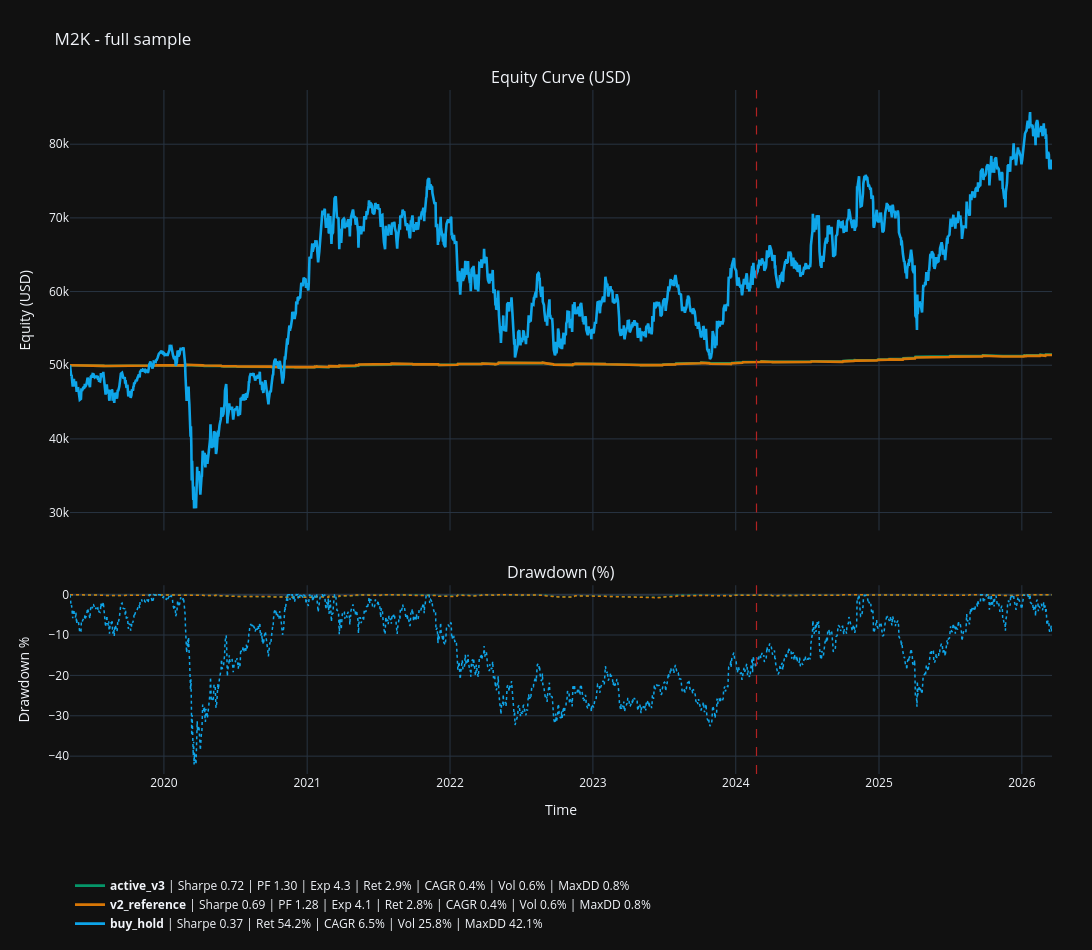
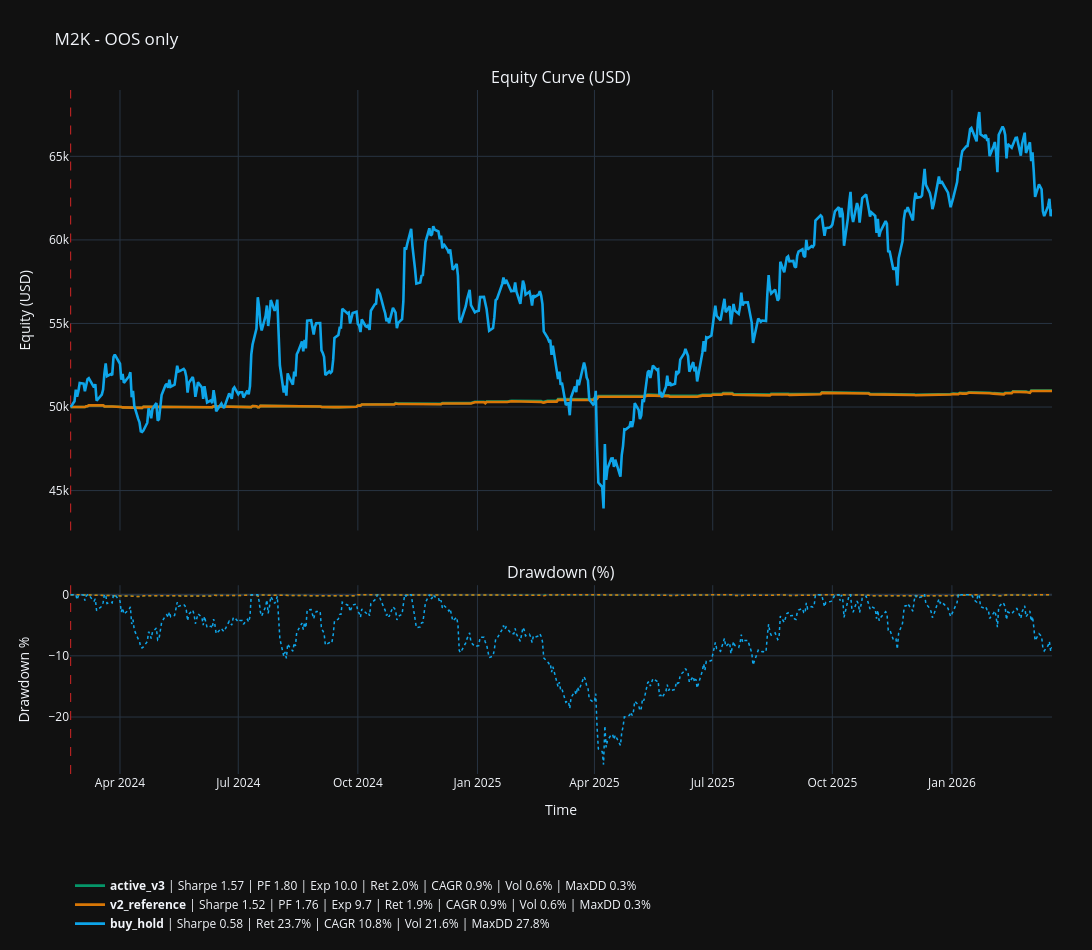

Notebook code for these charts, in order:
### Markdown cell above
## 4. Courbes, drawdown et benchmark

Lecture attendue:

- la courbe active doit rester lisible vs reference V2,
- l OOS only sert a verifier que le signal ne tient pas seulement par l IS,
- le benchmark buy & hold sert de repere de marche, pas de baseline metier.

### Code cell
full_traces = [
    {
        "name": "active_v3",
        "curve": active_bundle["curve_full"],
        "metrics_row": active_metrics.loc["overall"],
        "color": "#059669",
    },
    {
        "name": "v2_reference",
        "curve": v2_reference_bundle["curve_full"],
        "metrics_row": v2_reference_metrics.loc["overall"],
        "color": "#d97706",
    },
]
oos_traces = [
    {
        "name": "active_v3",
        "curve": active_bundle["curve_oos"],
        "metrics_row": active_metrics.loc["oos"],
        "color": "#059669",
    },
    {
        "name": "v2_reference",
        "curve": v2_reference_bundle["curve_oos"],
        "metrics_row": v2_reference_metrics.loc["oos"],
        "color": "#d97706",
    },
]


if COMPARE_TO_BUY_HOLD:
    full_traces.append(
        {
            "name": "buy_hold",
            "curve": active_bundle["benchmark_curve_full"],
            "metrics_row": None,
            "color": "#0ea5e9",
        }
    )
    oos_traces.append(
        {
            "name": "buy_hold",
            "curve": active_bundle["benchmark_curve_oos"],
            "metrics_row": None,
        "color": "#0ea5e9",
        }
    )

vline_x = None if oos_start_date is None else pd.to_datetime(oos_start_date).to_pydatetime()

def build_curve_figure_plotly(title: str, traces: list[dict]) -> None:
    fig = make_subplots(
        rows=2,
        cols=1,
        shared_xaxes=True,
        vertical_spacing=0.08,
        row_heights=[0.70, 0.30],
        subplot_titles=("Equity Curve (USD)", "Drawdown (%)"),
    )
    for trace in traces:
        fig.add_trace(
            go.Scatter(
                x=trace["curve"]["timestamp"],
                y=trace["curve"]["equity"],
                mode="lines",
                name=curve_stats_line(trace["name"], trace["curve"], trace["metrics_row"]),
                line=dict(width=2.6, color=trace["color"]),
            ),
            row=1,
            col=1,
        )
        fig.add_trace(
            go.Scatter(
                x=trace["curve"]["timestamp"],
                y=trace["curve"]["drawdown_pct"],
                mode="lines",
                name=f"DD {trace['name']}",
                showlegend=False,
                line=dict(width=1.5, color=trace["color"], dash="dot"),
            ),
            row=2,
            col=1,
        )
    if vline_x is not None:
        fig.add_vline(x=vline_x, line_dash="dash", line_color="firebrick", line_width=1.2, row=1, col=1)
        fig.add_vline(x=vline_x, line_dash="dash", line_color="firebrick", line_width=1.2, row=2, col=1)
    fig.update_layout(
        template="plotly_dark",
        width=1800,
        height=950,
        title=title,
        hovermode="x unified",
        legend=dict(orientation="h", yanchor="bottom", y=-0.24, xanchor="left", x=0.0),
        margin=dict(l=70, r=40, t=90, b=140),
    )
    fig.update_yaxes(title_text="Equity (USD)", row=1, col=1)
    fig.update_yaxes(title_text="Drawdown %", row=2, col=1)
    fig.update_xaxes(title_text="Time", row=2, col=1)
    fig.show()

build_curve_figure_plotly(f"{SYMBOL} - full sample", full_traces)
build_curve_figure_plotly(f"{SYMBOL} - OOS only", oos_traces)

display(Markdown(build_scope_readout_markdown(
    full_curve=active_bundle["curve_full"],
    oos_curve=active_bundle["curve_oos"],
    initial_capital=INITIAL_CAPITAL_USD,
    full_label="Active full-sample curve",
    oos_label="Active OOS-only curve",
)))

### Figure 1 — Plotly figure (JSON) as saved in the notebook; plotly's stock layout.template omitted (floating-point values rounded to 4 significant figures; data arrays with more than 128 entries replaced by an {"elided": "..."} marker saying what was removed)
{"data": [{"line": {"color": "#059669", "width": 2.6}, "mode": "lines", "name": "<b>active_v3</b> | Sharpe 0.72 | PF 1.30 | Exp 4.3 | Ret 2.9% | CAGR 0.4% | Vol 0.6% | MaxDD 0.8%", "type": "scatter", "x": {"elided": "1747 str values"}, "xaxis": "x", "y": {"elided": "1747 float values"}, "yaxis": "y"}, {"line": {"color": "#059669", "dash": "dot", "width": 1.5}, "mode": "lines", "name": "DD active_v3", "showlegend": false, "type": "scatter", "x": {"elided": "1747 str values"}, "xaxis": "x2", "y": {"elided": "1747 float values"}, "yaxis": "y2"}, {"line": {"color": "#d97706", "width": 2.6}, "mode": "lines", "name": "<b>v2_reference</b> | Sharpe 0.69 | PF 1.28 | Exp 4.1 | Ret 2.8% | CAGR 0.4% | Vol 0.6% | MaxDD 0.8%", "type": "scatter", "x": {"elided": "1747 str values"}, "xaxis": "x", "y": {"elided": "1747 float values"}, "yaxis": "y"}, {"line": {"color": "#d97706", "dash": "dot", "width": 1.5}, "mode": "lines", "name": "DD v2_reference", "showlegend": false, "type": "scatter", "x": {"elided": "1747 str values"}, "xaxis": "x2", "y": {"elided": "1747 float values"}, "yaxis": "y2"}, {"line": {"color": "#0ea5e9", "width": 2.6}, "mode": "lines", "name": "<b>buy_hold</b> | Sharpe 0.37 | Ret 54.2% | CAGR 6.5% | Vol 25.8% | MaxDD 42.1%", "type": "scatter", "x": {"elided": "1747 str values"}, "xaxis": "x", "y": {"elided": "1747 float values"}, "yaxis": "y"}, {"line": {"color": "#0ea5e9", "dash": "dot", "width": 1.5}, "mode": "lines", "name": "DD buy_hold", "showlegend": false, "type": "scatter", "x": {"elided": "1747 str values"}, "xaxis": "x2", "y": {"elided": "1747 float values"}, "yaxis": "y2"}], "layout": {"annotations": [{"font": {"size": 16}, "showarrow": false, "text": "Equity Curve (USD)", "x": 0.5, "xanchor": "center", "xref": "paper", "y": 1.0, "yanchor": "bottom", "yref": "paper"}, {"font": {"size": 16}, "showarrow": false, "text": "Drawdown (%)", "x": 0.5, "xanchor": "center", "xref": "paper", "y": 0.276, "yanchor": "bottom", "yref": "paper"}], "height": 950, "hovermode": "x unified", "legend": {"orientation": "h", "x": 0.0, "xanchor": "left", "y": -0.24, "yanchor": "bottom"}, "margin": {"b": 140, "l": 70, "r": 40, "t": 90}, "shapes": [{"line": {"color": "firebrick", "dash": "dash", "width": 1.2}, "type": "line", "x0": "2024-02-23T00:00:00", "x1": "2024-02-23T00:00:00", "xref": "x", "y0": 0, "y1": 1, "yref": "y domain"}, {"line": {"color": "firebrick", "dash": "dash", "width": 1.2}, "type": "line", "x0": "2024-02-23T00:00:00", "x1": "2024-02-23T00:00:00", "xref": "x2", "y0": 0, "y1": 1, "yref": "y2 domain"}], "title": {"text": "M2K - full sample"}, "width": 1800, "xaxis": {"anchor": "y", "domain": [0.0, 1.0], "matches": "x2", "showticklabels": false}, "xaxis2": {"anchor": "y2", "domain": [0.0, 1.0], "title": {"text": "Time"}}, "yaxis": {"anchor": "x", "domain": [0.356, 1.0], "title": {"text": "Equity (USD)"}}, "yaxis2": {"anchor": "x2", "domain": [0.0, 0.276], "title": {"text": "Drawdown %"}}}}

### Figure 2 — Plotly figure (JSON) as saved in the notebook; plotly's stock layout.template omitted (floating-point values rounded to 4 significant figures; data arrays with more than 128 entries replaced by an {"elided": "..."} marker saying what was removed)
{"data": [{"line": {"color": "#059669", "width": 2.6}, "mode": "lines", "name": "<b>active_v3</b> | Sharpe 1.57 | PF 1.80 | Exp 10.0 | Ret 2.0% | CAGR 0.9% | Vol 0.6% | MaxDD 0.3%", "type": "scatter", "x": {"elided": "525 str values"}, "xaxis": "x", "y": {"elided": "525 float values"}, "yaxis": "y"}, {"line": {"color": "#059669", "dash": "dot", "width": 1.5}, "mode": "lines", "name": "DD active_v3", "showlegend": false, "type": "scatter", "x": {"elided": "525 str values"}, "xaxis": "x2", "y": {"elided": "525 float values"}, "yaxis": "y2"}, {"line": {"color": "#d97706", "width": 2.6}, "mode": "lines", "name": "<b>v2_reference</b> | Sharpe 1.52 | PF 1.76 | Exp 9.7 | Ret 1.9% | CAGR 0.9% | Vol 0.6% | MaxDD 0.3%", "type": "scatter", "x": {"elided": "525 str values"}, "xaxis": "x", "y": {"elided": "525 float values"}, "yaxis": "y"}, {"line": {"color": "#d97706", "dash": "dot", "width": 1.5}, "mode": "lines", "name": "DD v2_reference", "showlegend": false, "type": "scatter", "x": {"elided": "525 str values"}, "xaxis": "x2", "y": {"elided": "525 float values"}, "yaxis": "y2"}, {"line": {"color": "#0ea5e9", "width": 2.6}, "mode": "lines", "name": "<b>buy_hold</b> | Sharpe 0.58 | Ret 23.7% | CAGR 10.8% | Vol 21.6% | MaxDD 27.8%", "type": "scatter", "x": {"elided": "525 str values"}, "xaxis": "x", "y": {"elided": "525 float values"}, "yaxis": "y"}, {"line": {"color": "#0ea5e9", "dash": "dot", "width": 1.5}, "mode": "lines", "name": "DD buy_hold", "showlegend": false, "type": "scatter", "x": {"elided": "525 str values"}, "xaxis": "x2", "y": {"elided": "525 float values"}, "yaxis": "y2"}], "layout": {"annotations": [{"font": {"size": 16}, "showarrow": false, "text": "Equity Curve (USD)", "x": 0.5, "xanchor": "center", "xref": "paper", "y": 1.0, "yanchor": "bottom", "yref": "paper"}, {"font": {"size": 16}, "showarrow": false, "text": "Drawdown (%)", "x": 0.5, "xanchor": "center", "xref": "paper", "y": 0.276, "yanchor": "bottom", "yref": "paper"}], "height": 950, "hovermode": "x unified", "legend": {"orientation": "h", "x": 0.0, "xanchor": "left", "y": -0.24, "yanchor": "bottom"}, "margin": {"b": 140, "l": 70, "r": 40, "t": 90}, "shapes": [{"line": {"color": "firebrick", "dash": "dash", "width": 1.2}, "type": "line", "x0": "2024-02-23T00:00:00", "x1": "2024-02-23T00:00:00", "xref": "x", "y0": 0, "y1": 1, "yref": "y domain"}, {"line": {"color": "firebrick", "dash": "dash", "width": 1.2}, "type": "line", "x0": "2024-02-23T00:00:00", "x1": "2024-02-23T00:00:00", "xref": "x2", "y0": 0, "y1": 1, "yref": "y2 domain"}], "title": {"text": "M2K - OOS only"}, "width": 1800, "xaxis": {"anchor": "y", "domain": [0.0, 1.0], "matches": "x2", "showticklabels": false}, "xaxis2": {"anchor": "y2", "domain": [0.0, 1.0], "title": {"text": "Time"}}, "yaxis": {"anchor": "x", "domain": [0.356, 1.0], "title": {"text": "Equity (USD)"}}, "yaxis2": {"anchor": "x2", "domain": [0.0, 0.276], "title": {"text": "Drawdown %"}}}}
